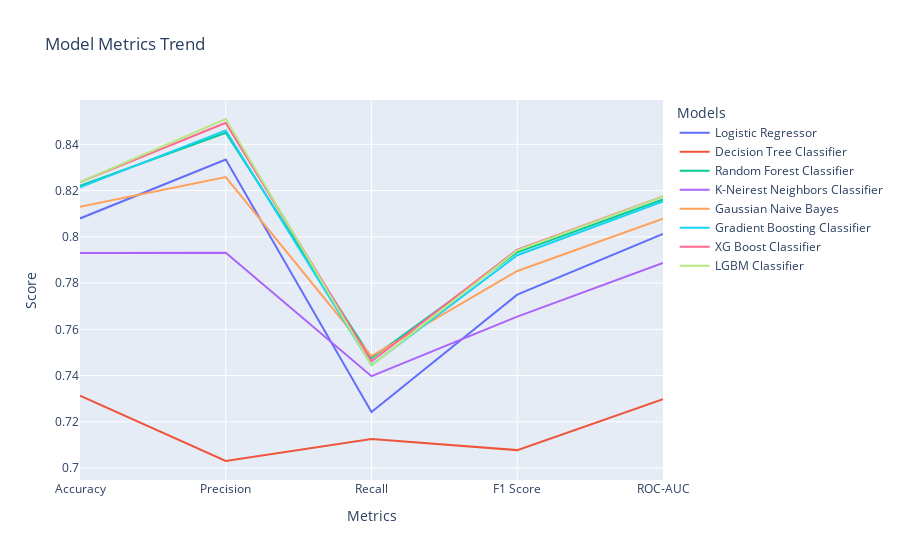

The cell this chart's notebook holds for it:
### Code cell
fig = px.line(
    df_metrics.melt(id_vars='Metric', var_name='Model', value_name='Score'),
    x='Metric',
    y='Score',
    color='Model',
    title='Model Metrics Trend'
)

fig.update_layout(
    xaxis_title="Metrics",
    yaxis_title="Score",
    legend_title="Models"
)
fig.show()
fig.write_html("line_chart.html")

### Figure 1 — Plotly figure (JSON) as saved in the notebook; plotly's stock layout.template omitted (floating-point values rounded to 4 significant figures)
{"data": [{"hovertemplate": "Model=Logistic Regressor<br>Metric=%{x}<br>Score=%{y}<extra></extra>", "legendgroup": "Logistic Regressor", "line": {"color": "#636efa", "dash": "solid"}, "marker": {"symbol": "circle"}, "mode": "lines", "name": "Logistic Regressor", "orientation": "v", "showlegend": true, "type": "scatter", "x": ["Accuracy", "Precision", "Recall", "F1 Score", "ROC-AUC"], "xaxis": "x", "y": [0.8079, 0.8334, 0.7242, 0.775, 0.8013], "yaxis": "y"}, {"hovertemplate": "Model=Decision Tree Classifier<br>Metric=%{x}<br>Score=%{y}<extra></extra>", "legendgroup": "Decision Tree Classifier", "line": {"color": "#EF553B", "dash": "solid"}, "marker": {"symbol": "circle"}, "mode": "lines", "name": "Decision Tree Classifier", "orientation": "v", "showlegend": true, "type": "scatter", "x": ["Accuracy", "Precision", "Recall", "F1 Score", "ROC-AUC"], "xaxis": "x", "y": [0.7313, 0.703, 0.7125, 0.7077, 0.7298], "yaxis": "y"}, {"hovertemplate": "Model=Random Forest Classifier<br>Metric=%{x}<br>Score=%{y}<extra></extra>", "legendgroup": "Random Forest Classifier", "line": {"color": "#00cc96", "dash": "solid"}, "marker": {"symbol": "circle"}, "mode": "lines", "name": "Random Forest Classifier", "orientation": "v", "showlegend": true, "type": "scatter", "x": ["Accuracy", "Precision", "Recall", "F1 Score", "ROC-AUC"], "xaxis": "x", "y": [0.8221, 0.845, 0.7476, 0.7933, 0.8162], "yaxis": "y"}, {"hovertemplate": "Model=K-Neirest Neighbors Classifier<br>Metric=%{x}<br>Score=%{y}<extra></extra>", "legendgroup": "K-Neirest Neighbors Classifier", "line": {"color": "#ab63fa", "dash": "solid"}, "marker": {"symbol": "circle"}, "mode": "lines", "name": "K-Neirest Neighbors Classifier", "orientation": "v", "showlegend": true, "type": "scatter", "x": ["Accuracy", "Precision", "Recall", "F1 Score", "ROC-AUC"], "xaxis": "x", "y": [0.793, 0.7931, 0.7397, 0.7655, 0.7887], "yaxis": "y"}, {"hovertemplate": "Model=Gaussian Naive Bayes<br>Metric=%{x}<br>Score=%{y}<extra></extra>", "legendgroup": "Gaussian Naive Bayes", "line": {"color": "#FFA15A", "dash": "solid"}, "marker": {"symbol": "circle"}, "mode": "lines", "name": "Gaussian Naive Bayes", "orientation": "v", "showlegend": true, "type": "scatter", "x": ["Accuracy", "Precision", "Recall", "F1 Score", "ROC-AUC"], "xaxis": "x", "y": [0.813, 0.8258, 0.7484, 0.7852, 0.8079], "yaxis": "y"}, {"hovertemplate": "Model=Gradient Boosting Classifier<br>Metric=%{x}<br>Score=%{y}<extra></extra>", "legendgroup": "Gradient Boosting Classifier", "line": {"color": "#19d3f3", "dash": "solid"}, "marker": {"symbol": "circle"}, "mode": "lines", "name": "Gradient Boosting Classifier", "orientation": "v", "showlegend": true, "type": "scatter", "x": ["Accuracy", "Precision", "Recall", "F1 Score", "ROC-AUC"], "xaxis": "x", "y": [0.8215, 0.846, 0.7445, 0.792, 0.8153], "yaxis": "y"}, {"hovertemplate": "Model=XG Boost Classifier<br>Metric=%{x}<br>Score=%{y}<extra></extra>", "legendgroup": "XG Boost Classifier", "line": {"color": "#FF6692", "dash": "solid"}, "marker": {"symbol": "circle"}, "mode": "lines", "name": "XG Boost Classifier", "orientation": "v", "showlegend": true, "type": "scatter", "x": ["Accuracy", "Precision", "Recall", "F1 Score", "ROC-AUC"], "xaxis": "x", "y": [0.8236, 0.8493, 0.7462, 0.7944, 0.8175], "yaxis": "y"}, {"hovertemplate": "Model=LGBM Classifier<br>Metric=%{x}<br>Score=%{y}<extra></extra>", "legendgroup": "LGBM Classifier", "line": {"color": "#B6E880", "dash": "solid"}, "marker": {"symbol": "circle"}, "mode": "lines", "name": "LGBM Classifier", "orientation": "v", "showlegend": true, "type": "scatter", "x": ["Accuracy", "Precision", "Recall", "F1 Score", "ROC-AUC"], "xaxis": "x", "y": [0.8237, 0.851, 0.7444, 0.7941, 0.8174], "yaxis": "y"}], "layout": {"legend": {"title": {"text": "Models"}, "tracegroupgap": 0}, "title": {"text": "Model Metrics Trend"}, "xaxis": {"anchor": "y", "domain": [0, 1], "title": {"text": "Metrics"}}, "yaxis": {"anchor": "x", "domain": [0, 1], "title": {"text": "Score"}}}}
